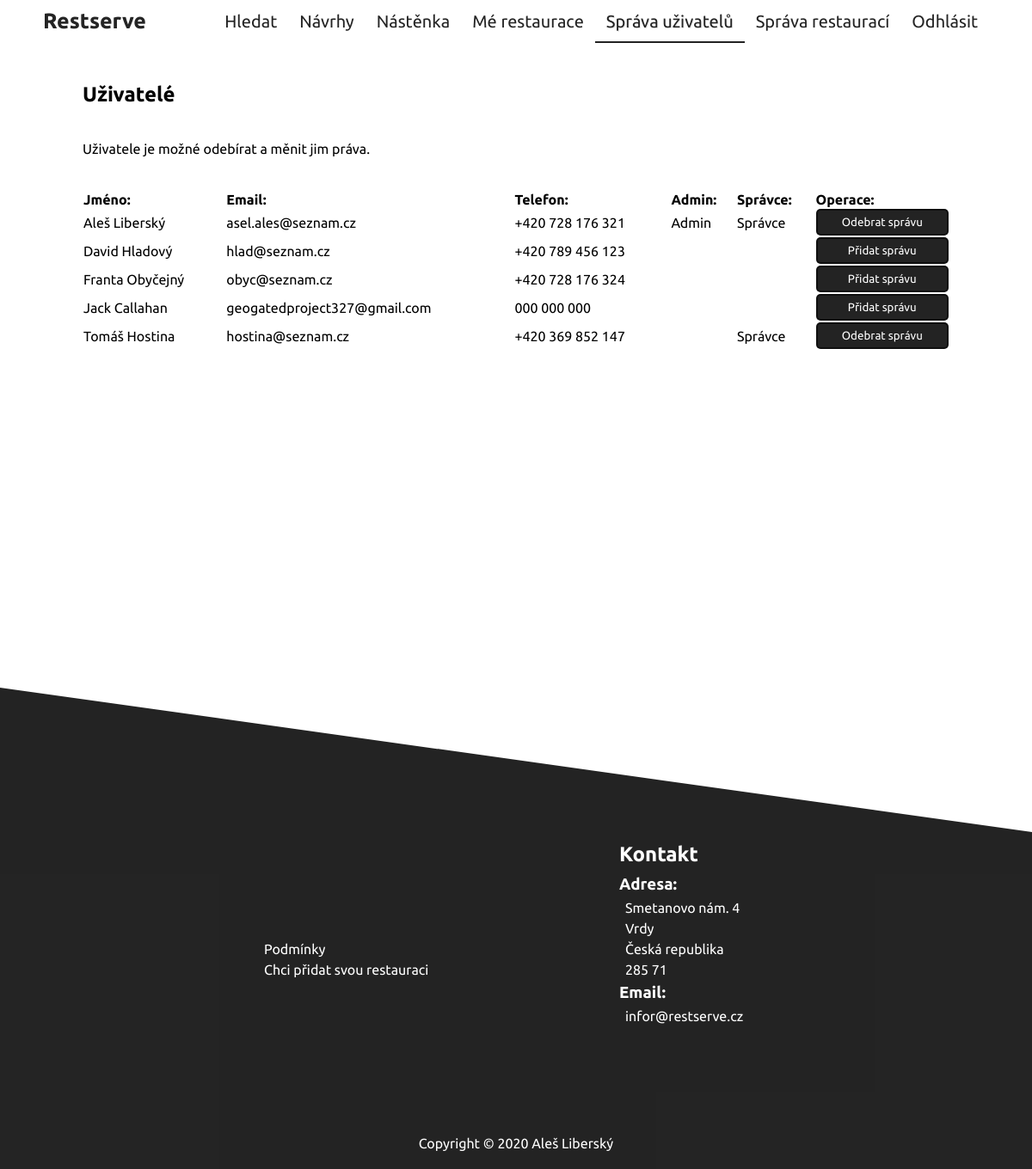
Page /personal.php (signed in) on the committed database.
### tables this page shows
CREATE TABLE `rest_user` (
  `user_id` int(11) NOT NULL,
  `user_name` varchar(30) NOT NULL,
  `user_email` varchar(30) NOT NULL,
  `user_facebook_id` varchar(50) NOT NULL DEFAULT '',
  `user_phone` varchar(25) NOT NULL,
  `user_password` varchar(255) NOT NULL DEFAULT '',
  `user_admin` tinyint(1) NOT NULL,
  `user_owner` tinyint(1) NOT NULL
);

### personal.php (the view, shortened to what this page needs)
<?php
    include 'includes/header.php';
    include 'includes/database.php';
    if($_SESSION['user_admin']==1){
?>
    <div class="manageUsersContainer">
        <h2>Uživatelé</h2>
        <p>Uživatele je možné odebírat a měnit jim práva.</p>
        <?php
        try{
            $usersQuery = $db->prepare('SELECT user_id, user_name, user_email, user_phone, user_owner, user_admin
                                                FROM rest_user ORDER BY user_name ASC, user_email ASC;');
            $usersQuery->execute();
            $users = $usersQuery->fetchAll(PDO::FETCH_ASSOC);
        }
        catch (PDOException $e){
            error_log($e->getMessage());
        }
        echo '<table class="tablesTable">';
        echo    '<tr>';
        echo        '<th>Jméno:</th>';
        echo        '<th>Email:</th>';
        echo        '<th>Telefon:</th>';
        echo        '<th>Admin:</th>';
        echo        '<th>Správce:</th>';
        echo        '<th>Operace:</th>';
        echo    '</tr>';
        if(!empty($users)){
            foreach ($users as $user){
                echo '<tr>';
                echo    '<td>'.htmlspecialchars($user['user_name']).'</td>';
                echo    '<td>'.htmlspecialchars($user['user_email']).'</td>';
                echo    '<td>'.htmlspecialchars($user['user_phone']).'</td>';
                if($user['user_admin']==1){
                    echo    '<td>Admin</td>';
                }
                else{
                    echo    '<td></td>';
                }
                if($user['user_owner']==1) {
                    echo    '<td>Správce</td>';
                    echo '<td>
                            <form method="post" action="includes/ownerSystem.php">
                                <input type="hidden" value="'.htmlspecialchars($user['user_id']).'" name="user_id" />
                                <input type="hidden" value="0" name="own" />
                                <button class="cancelButton" name="submitOwn" type="submit">Odebrat správu</button>
                            </form>
                          </td>';
                }
                else{
                    echo    '<td></td>';
                    echo '<td>
                            <form method="post" action="includes/ownerSystem.php">
                                <input type="hidden" value="'.htmlspecialchars($user['user_id']).'" name="user_id" />
                                <input type="hidden" value="1" name="own" />
                                <button class="cancelButton" name="submitOwn" type="submit">Přidat správu</button>
                            </form>
                          </td>';
                }
                echo '</tr>';
            }
        }
        else{
            echo '<tr>';
            echo    '<td class="emptyTd" colspan="7">Žádní uživatelé nebyli nalezeni.</td>';
            echo '</tr>';
        }
        echo '</table>';
        ?>
    </div>
<?php
    }
    else{
        header('Location: index.php');
        die();
    }
    include 'includes/footer.php';

### styles/header.css (style rules this page uses)
* { margin: 0; font-family: 'Ubuntu', sans-serif; }
.cancelButton { width: 100%; height: 100%; color: white; background-color: rgba(14, 14, 14, 0.91); border-radius: 5px; border: 2px solid rgba(14, 14, 14, 0.91); cursor: pointer; transition-property: background-color, color; transition-duration: 0.5s; }
.tablesTable { width: 100%; height: auto; }
.tablesTable tr { width: 100%; min-height: 40px; max-height: 60px; height: auto; }
.tablesTable th { width: auto; min-height: 40px; max-height: 60px; height: auto; text-align: left; }
.tablesTable td { width: auto; min-height: 40px; max-height: 60px; height: auto; text-align: center; }
.tablesTable td .cancelButton { padding-top: 6px; padding-bottom: 6px; }
.manageUsersContainer { width: 100%; height: auto; min-height: 100vh; padding: 8%; box-sizing: border-box; }
.manageUsersContainer h2 { margin-bottom: 40px; }
.manageUsersContainer p { margin-bottom: 40px; }
.manageUsersContainer table { border-spacing: 0; }
.manageUsersContainer th { text-align: left; }
.manageUsersContainer td { text-align: left; }

### rows in the picture
rest_user: user_name "Aleš Liberský", user_email "asel.ales@seznam.cz", user_phone "+420 728 176 321", user_admin "Admin"
rest_user: user_name "David Hladový", user_email "hlad@seznam.cz", user_phone "+420 789 456 123"
rest_user: user_name "Franta Obyčejný", user_email "obyc@seznam.cz", user_phone "+420 728 176 324"
rest_user: user_name "Jack Callahan", user_email "geogatedproject327@gmail.com", user_phone "000 000 000"
rest_user: user_name "Tomáš Hostina", user_email "hostina@seznam.cz", user_phone "+420 369 852 147"
